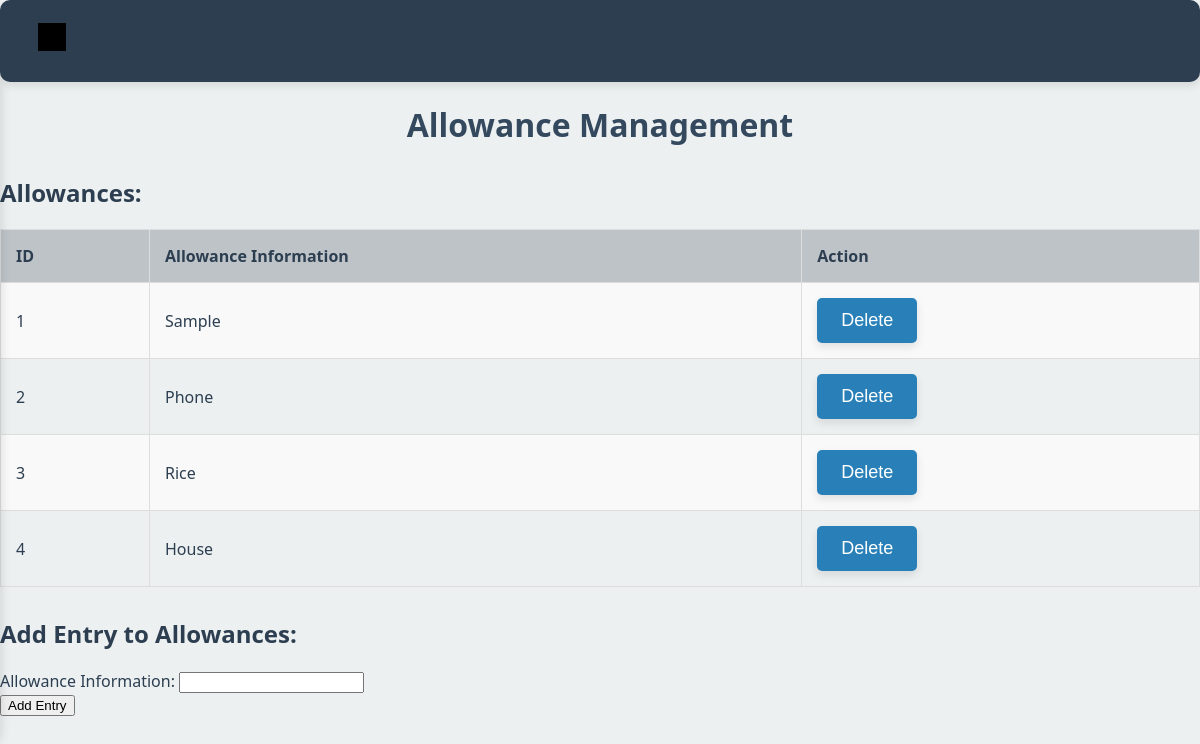
/allowances.php, run on the app's committed database.
### tables this page shows
CREATE TABLE `allowances` (
  `id` int(30) NOT NULL,
  `allowance` text NOT NULL,
  `description` text NOT NULL
);

### allowances.php (the view, shortened to what this page needs)
<!DOCTYPE html>
<html lang="en">
<head>
    <link rel="stylesheet" href="css/styles.css">
</head>
<body>
<div class="navbar-container">
        <div class="navbar-toggle">
            <div class="bars"></div>
        </div>
        <div class="sidebar">
            <nav>
                <ul>
                    <li><a href="intro.php">Home</a></li>
                    <li><a href="attendance.php">Attendance</a></li>
                    <li><a href="payrollList.php">Payroll List</a></li>
                    <li><a href="employee.php">Employee List</a></li>
                    <li><a href="department.php">Department List</a></li>
                    <li><a href="position.php">Position List</a></li>
                    <li><a href="allowances.php">Allowance List</a></li>
                    <li><a href="deductions.php">Deduction List</a></li>
                    <li><a href="users.php">User Management</a></li>
                    <li><a href="index.php">Logout</a></li>
                </ul>
            </nav>
        </div>
    </div>
    <h1>Allowance Management</h1>
    <?php
    $servername = "localhost";
    $username = "admin";
    $password = "123";
    $database = "payroll";
    $conn = new mysqli($servername, $username, $password, $database);
    $select_query = "SELECT * FROM allowances";
    $result = $conn->query($select_query);
    if ($result->num_rows > 0) {
        echo "<h2>Allowances:</h2>";
        echo "<table border='1'>
                <tr>
                    <th>ID</th>
                    <th>Allowance Information</th>
                    <th>Action</th>
                </tr>";
        while ($row = $result->fetch_assoc()) {
            echo "<tr>
                    <td>{$row['id']}</td>
                    <td>{$row['allowance']}</td>
                    <td>
                        <button type='button' onclick='deleteAllowance({$row['id']})'>Delete</button>
                    </td>
                  </tr>";
        }
        echo "</table>";
    } else {
        echo "<p>No allowances in the 'allowances' table.</p>";
    }
    ?>
    <h2>Add Entry to Allowances:</h2>
    <form method="POST">
        <label for="allowance_info">Allowance Information:</label>
        <input type="text" name="allowance_info" required>
        <br>
        <input type="submit" name="submit_allowance" value="Add Entry">
    </form>
</body>
</html>

### css/styles.css (style rules this page uses)
.navbar-container { display: flex; justify-content: space-between; align-items: center; padding: 15px 30px; background-color: #2c3e50; border-radius: 10px; box-shadow: 0 4px 8px rgba(0, 0, 0, 0.1); }
.navbar-toggle { cursor: pointer; color: #ecf0f1; font-size: 26px; background: none; border: none; padding: 8px; border-radius: 50%; transition: background-color 0.3s ease; }
.sidebar { width: 270px; background-color: #34495e; display: flex; flex-direction: column; align-items: center; justify-content: start; padding-top: 30px; position: absolute; top: 70px; left: -270px; transition: left 0.4s ease; border-radius: 10px; box-shadow: 0 6px 12px rgba(0, 0, 0, 0.15); }
.sidebar nav ul { list-style-type: none; padding: 0; width: 100%; text-align: center; }
.sidebar nav ul li { margin-bottom: 15px; }
.sidebar nav ul li a { color: #ecf0f1; text-decoration: none; font-size: 20px; font-weight: 500; padding: 10px 20px; display: block; width: 100%; transition: background-color 0.3s ease, color 0.3s ease; }
button { background-color: #2980b9; color: white; padding: 12px 24px; border: none; border-radius: 5px; cursor: pointer; font-size: 18px; transition: background-color 0.3s ease, transform 0.3s ease; box-shadow: 0 4px 8px rgba(0, 0, 0, 0.1); }
.bars, .cross { display: inline-block; width: 28px; height: 28px; background-repeat: no-repeat; background-position: center; transition: transform 0.3s ease; }
.bars { background-image: url('bars.svg'); }
body { font-family: 'Segoe UI', Tahoma, Geneva, Verdana, sans-serif; background-color: #ecf0f1; margin: 0; padding: 0; color: #2c3e50; }
h1 { text-align: center; margin-bottom: 30px; color: #34495e; font-size: 32px; font-weight: 700; }
table { width: 100%; border-collapse: collapse; margin-bottom: 30px; }
table th, table td { padding: 15px; border: 1px solid #dddddd; text-align: left; font-size: 16px; }
table th { background-color: #bdc3c7; color: #2c3e50; font-weight: 600; }
table tr:nth-child(even) { background-color: #f9f9f9; }
button { background-color: #2980b9; color: white; padding: 12px 24px; border: none; border-radius: 5px; cursor: pointer; font-size: 18px; transition: background-color 0.3s ease, transform 0.3s ease; }

### data on the page
allowances: id "1", allowance "Sample"
allowances: id "2", allowance "Phone"
allowances: id "3", allowance "Rice"
allowances: id "4", allowance "House"
